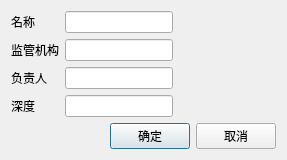
<?xml version="1.0" encoding="UTF-8"?>
<ui version="4.0">
 <class>CoastDataInfoDialog</class>
 <widget class="QDialog" name="CoastDataInfoDialog">
  <property name="geometry">
   <rect>
    <x>0</x>
    <y>0</y>
    <width>287</width>
    <height>151</height>
   </rect>
  </property>
  <property name="windowTitle">
   <string>Dialog</string>
  </property>
  <layout class="QVBoxLayout" name="verticalLayout">
   <item>
    <layout class="QHBoxLayout" name="horizontalLayout_2">
     <item>
      <layout class="QGridLayout" name="gridLayout">
       <item row="0" column="0">
        <widget class="QLabel" name="label">
         <property name="text">
          <string>名称</string>
         </property>
        </widget>
       </item>
       <item row="0" column="1">
        <widget class="QLineEdit" name="nameLineEdit"/>
       </item>
       <item row="1" column="0">
        <widget class="QLabel" name="label_2">
         <property name="text">
          <string>监管机构</string>
         </property>
        </widget>
       </item>
       <item row="1" column="1">
        <widget class="QLineEdit" name="orgLineEdit"/>
       </item>
       <item row="2" column="0">
        <widget class="QLabel" name="label_3">
         <property name="text">
          <string>负责人</string>
         </property>
        </widget>
       </item>
       <item row="2" column="1">
        <widget class="QLineEdit" name="accountLineEdit"/>
       </item>
       <item row="3" column="0">
        <widget class="QLabel" name="label_4">
         <property name="text">
          <string>深度</string>
         </property>
        </widget>
       </item>
       <item row="3" column="1">
        <widget class="QLineEdit" name="heightLineEdit"/>
       </item>
      </layout>
     </item>
     <item>
      <spacer name="horizontalSpacer_2">
       <property name="orientation">
        <enum>Qt::Horizontal</enum>
       </property>
       <property name="sizeHint" stdset="0">
        <size>
         <width>40</width>
         <height>20</height>
        </size>
       </property>
      </spacer>
     </item>
    </layout>
   </item>
   <item>
    <layout class="QHBoxLayout" name="horizontalLayout">
     <item>
      <spacer name="horizontalSpacer">
       <property name="orientation">
        <enum>Qt::Horizontal</enum>
       </property>
       <property name="sizeHint" stdset="0">
        <size>
         <width>40</width>
         <height>20</height>
        </size>
       </property>
      </spacer>
     </item>
     <item>
      <widget class="QPushButton" name="comfirmButton">
       <property name="text">
        <string>确定</string>
       </property>
      </widget>
     </item>
     <item>
      <widget class="QPushButton" name="cancelButton">
       <property name="text">
        <string>取消</string>
       </property>
      </widget>
     </item>
    </layout>
   </item>
  </layout>
 </widget>
 <resources/>
 <connections/>
</ui>
